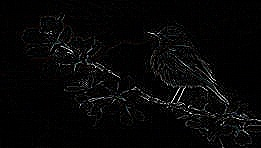
#> input picture Practicals/Laplacian sharpened_image.jpg, 261 x 148 px, given in place of cat_damaged.png, which was not available
$ python pract6.2.py
#> lines starting #> are read from the running program, lines starting #| are printed output that depends on the picture; pictures that were not available may be replaced by others from this repository, and a replacement may not be noted

import cv2
import numpy as np
import matplotlib.pyplot as plt
import os

# --------------------------------
# Step 1: Read the damaged image
# --------------------------------

damaged_path = r"C:\Users\yogesh kadam\Desktop\PythonProject\cat_damaged.png"
mask_path = r"C:\Users\yogesh kadam\Desktop\PythonProject\cat_mask.png"

damaged_img = cv2.imread(damaged_path)
#> damaged_img is the input picture: shape (148, 261, 3); mean B, G, R 7.3, 7.2, 7.3

# Check if image was loaded
if damaged_img is None:
    print("ERROR: cat_damaged.png could not be found or opened.")
    print("Check this path:")
    print(damaged_path)
    exit()

print("Damaged image loaded successfully.")


# --------------------------------
# Step 2: Create mask automatically
# --------------------------------

height, width = damaged_img.shape[:2]
#> height = 148; width = 261

# Create a single-channel grayscale mask
mask_auto = np.zeros((height, width), dtype=np.uint8)

for i in range(height):
    for j in range(width):

        # Non-black pixel
        if damaged_img[i, j].sum() > 0:
            mask_auto[i, j] = 0

        # Black pixel = damaged area
        else:
            mask_auto[i, j] = 255
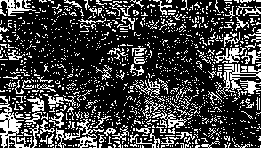
#> mask_auto: shape (148, 261); 25.2% white in thin lines or dots


# Save generated mask
cv2.imwrite("generated_mask.png", mask_auto)


# --------------------------------
# Step 3: Restore with TELEA method
# --------------------------------

restored_telea = cv2.inpaint(
    damaged_img,
    mask_auto,
    3,
    cv2.INPAINT_TELEA
)

cv2.imwrite("restored_telea.png", restored_telea)


# --------------------------------
# Step 4: Restore using predefined
# mask with Navier-Stokes method
# --------------------------------

mask_predefined = cv2.imread(mask_path, cv2.IMREAD_GRAYSCALE)
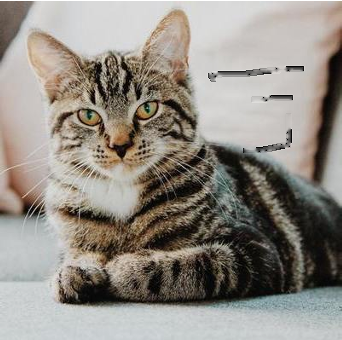
#> input picture Practicals/cat_mask.png, 342 x 340 px, found by its file name
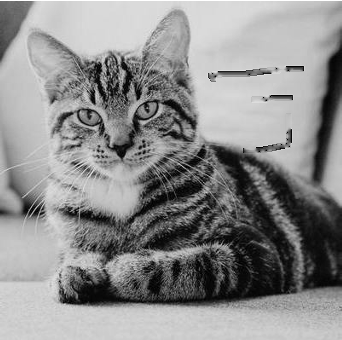
#> mask_predefined: shape (340, 342); min 0, max 255, mean 140.2

# Check if predefined mask was loaded
if mask_predefined is None:
    print("ERROR: cat_mask.png could not be found or opened.")
    print("Check this path:")
    print(mask_path)
    exit()

# Make sure mask has same size as damaged image
if mask_predefined.shape != (height, width):
    mask_predefined = cv2.resize(
        mask_predefined,
        (width, height)
    )
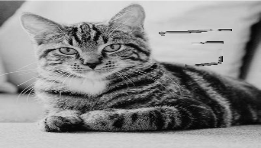
#> mask_predefined: shape (148, 261); min 1, max 232, mean 140.1

restored_ns = cv2.inpaint(
    damaged_img,
    mask_predefined,
    3,
    cv2.INPAINT_NS
)

cv2.imwrite("restored_ns.png", restored_ns)


# --------------------------------
# Step 5: Plot results using Matplotlib
# --------------------------------

images = [
    damaged_img,
    mask_auto,
    restored_telea,
    restored_ns
]

titles = [
    "Original Damaged",
    "Generated Mask",
    "Restored (Telea)",
    "Restored (Navier-Stokes)"
]

plt.figure(figsize=(12, 6))

for i in range(4):

    plt.subplot(2, 2, i + 1)

    # Display grayscale mask
    if len(images[i].shape) == 2:
        plt.imshow(images[i], cmap="gray")

    # Display color image
    else:
        plt.imshow(
            cv2.cvtColor(images[i], cv2.COLOR_BGR2RGB)
        )

    plt.title(titles[i])
    plt.axis("off")

plt.tight_layout()
plt.show()
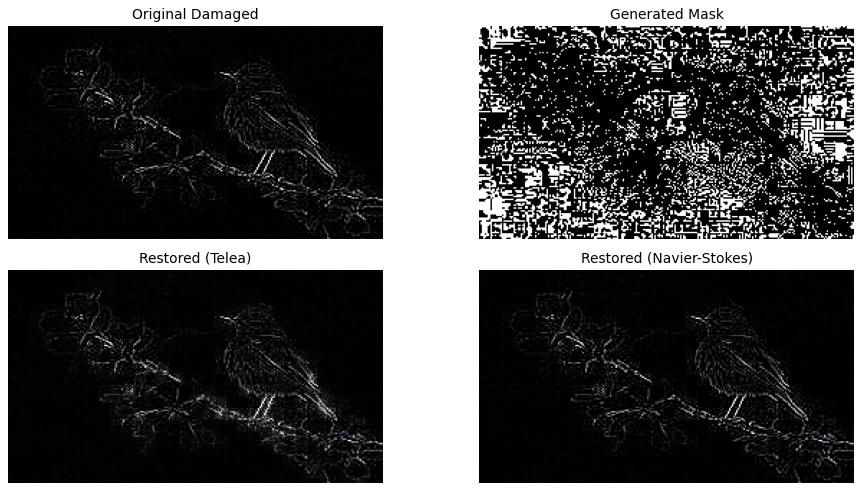
#> figure drawn by matplotlib, 4 panels

print("Processing completed successfully!")
print("Generated files:")
print("generated_mask.png")
print("restored_telea.png")
print("restored_ns.png")
